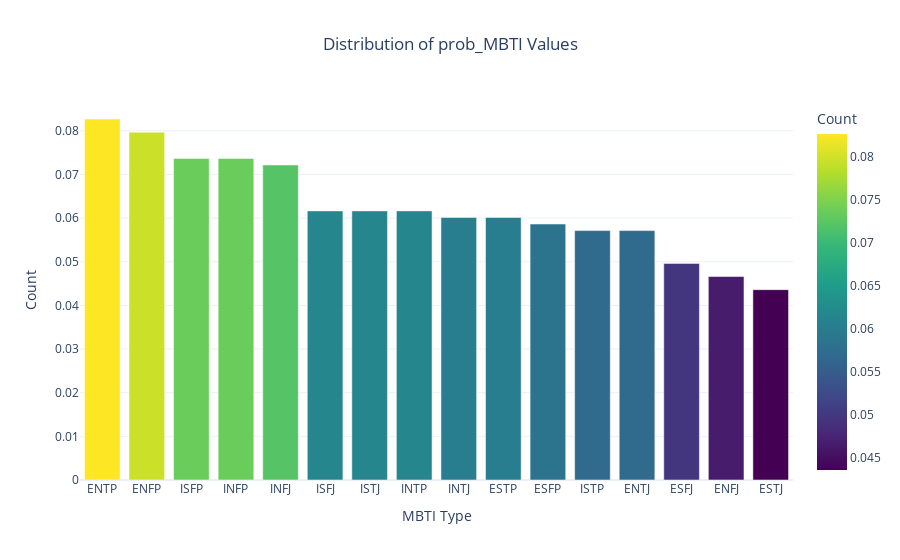

Notebook source saved alongside this figure:
### Code cell
import plotly.express as px

# Assuming df2 is already defined and contains the 'prob_MBTI' column
prob_MBTI_counts = (df2['prob_MBTI'].value_counts()/len( df2['prob_MBTI']  ) ).reset_index()
prob_MBTI_counts.columns = ['prob_MBTI', 'count']

# Create the bar plot using Plotly
fig = px.bar(
    prob_MBTI_counts, 
    x='prob_MBTI', 
    y='count', 
    title='Distribution of prob_MBTI Values', 
    labels={'prob_MBTI': 'MBTI Type', 'count': 'Count'},
    color='count',  # Coloring by count for better visualization
    color_continuous_scale=px.colors.sequential.Viridis  # You can choose other color scales as well
)

# Customize the layout for better aesthetics
fig.update_layout(
    title={'x':0.5, 'xanchor': 'center'},  # Center the title
    xaxis_title='MBTI Type',
    yaxis_title='Count',
    template='plotly_white',  # Using a clean white template
    xaxis=dict(
        tickmode='array',
        tickvals=prob_MBTI_counts['prob_MBTI'],
        ticktext=prob_MBTI_counts['prob_MBTI'],
        categoryorder='total descending'  # Sorting by count
    )
)

fig.show()

### Figure 1 — Plotly figure (JSON) as saved in the notebook; plotly's stock layout.template omitted (floating-point values rounded to 4 significant figures)
{"data": [{"alignmentgroup": "True", "hovertemplate": "MBTI Type=%{x}<br>Count=%{marker.color}<extra></extra>", "legendgroup": "", "marker": {"color": [0.08271, 0.0797, 0.07368, 0.07368, 0.07218, 0.06165, 0.06165, 0.06165, 0.06015, 0.06015, 0.05865, 0.05714, 0.05714, 0.04962, 0.04662, 0.04361], "coloraxis": "coloraxis", "pattern": {"shape": ""}}, "name": "", "offsetgroup": "", "orientation": "v", "showlegend": false, "textposition": "auto", "type": "bar", "x": ["ENTP", "ENFP", "ISFP", "INFP", "INFJ", "ISFJ", "ISTJ", "INTP", "INTJ", "ESTP", "ESFP", "ISTP", "ENTJ", "ESFJ", "ENFJ", "ESTJ"], "xaxis": "x", "y": [0.08271, 0.0797, 0.07368, 0.07368, 0.07218, 0.06165, 0.06165, 0.06165, 0.06015, 0.06015, 0.05865, 0.05714, 0.05714, 0.04962, 0.04662, 0.04361], "yaxis": "y"}], "layout": {"barmode": "relative", "coloraxis": {"colorbar": {"title": {"text": "Count"}}, "colorscale": [[0, "#440154"], [0.1111, "#482878"], [0.2222, "#3e4989"], [0.3333, "#31688e"], [0.4444, "#26828e"], [0.5556, "#1f9e89"], [0.6667, "#35b779"], [0.7778, "#6ece58"], [0.8889, "#b5de2b"], [1, "#fde725"]]}, "legend": {"tracegroupgap": 0}, "title": {"text": "Distribution of prob_MBTI Values", "x": 0.5, "xanchor": "center"}, "xaxis": {"anchor": "y", "categoryorder": "total descending", "domain": [0, 1], "tickmode": "array", "ticktext": ["ENTP", "ENFP", "ISFP", "INFP", "INFJ", "ISFJ", "ISTJ", "INTP", "INTJ", "ESTP", "ESFP", "ISTP", "ENTJ", "ESFJ", "ENFJ", "ESTJ"], "tickvals": ["ENTP", "ENFP", "ISFP", "INFP", "INFJ", "ISFJ", "ISTJ", "INTP", "INTJ", "ESTP", "ESFP", "ISTP", "ENTJ", "ESFJ", "ENFJ", "ESTJ"], "title": {"text": "MBTI Type"}}, "yaxis": {"anchor": "x", "domain": [0, 1], "title": {"text": "Count"}}}}
